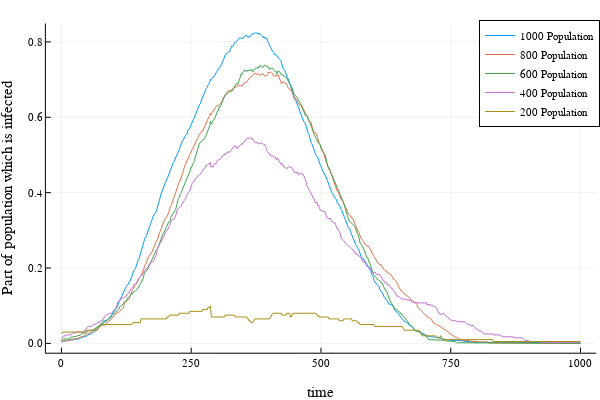

The cell this chart's notebook holds for it:
### Code cell
using JLD2, DataFrames , Plots
@load "gestosc.jld2"
x = density_1000.step
plotly()
Plots.plot(x, density_1000[:, aggname(:status, infected)] / sum(density_1000[1,2:4]),
    ylabel="Part of population which is infected",
    xlabel="time",
    label="1000 Population")
Plots.plot!(x, density_800[:, aggname(:status, infected)] / sum(density_800[1,2:4]),label="800 Population")
Plots.plot!(x, density_600[:, aggname(:status, infected)] / sum(density_600[1,2:4]),label="600 Population")
Plots.plot!(x, density_400[:, aggname(:status, infected)] / sum(density_400[1,2:4]),label="400 Population")
Plots.plot!(x, density_200[:, aggname(:status, infected)] / sum(density_200[1,2:4]),label="200 Population")

### Figure 1 — Plotly figure (JSON) as saved in the notebook; plotly's stock layout.template omitted (floating-point values rounded to 4 significant figures; data arrays with more than 128 entries replaced by an {"elided": "..."} marker saying what was removed)
{"data": [{"colorbar": {"title": ""}, "legendgroup": "1000 Population", "line": {"color": "rgba(0, 154, 250, 1.000)", "dash": "solid", "shape": "linear", "width": 1}, "mode": "lines", "name": "1000 Population", "showlegend": true, "type": "scatter", "x": {"elided": "1001 int values"}, "xaxis": "x", "y": {"elided": "1001 float values"}, "yaxis": "y", "zmax": null, "zmin": null}, {"colorbar": {"title": ""}, "legendgroup": "800 Population", "line": {"color": "rgba(227, 111, 71, 1.000)", "dash": "solid", "shape": "linear", "width": 1}, "mode": "lines", "name": "800 Population", "showlegend": true, "type": "scatter", "x": {"elided": "1001 int values"}, "xaxis": "x", "y": {"elided": "1001 float values"}, "yaxis": "y", "zmax": null, "zmin": null}, {"colorbar": {"title": ""}, "legendgroup": "600 Population", "line": {"color": "rgba(62, 164, 78, 1.000)", "dash": "solid", "shape": "linear", "width": 1}, "mode": "lines", "name": "600 Population", "showlegend": true, "type": "scatter", "x": {"elided": "1001 int values"}, "xaxis": "x", "y": {"elided": "1001 float values"}, "yaxis": "y", "zmax": null, "zmin": null}, {"colorbar": {"title": ""}, "legendgroup": "400 Population", "line": {"color": "rgba(195, 113, 210, 1.000)", "dash": "solid", "shape": "linear", "width": 1}, "mode": "lines", "name": "400 Population", "showlegend": true, "type": "scatter", "x": {"elided": "1001 int values"}, "xaxis": "x", "y": {"elided": "1001 float values"}, "yaxis": "y", "zmax": null, "zmin": null}, {"colorbar": {"title": ""}, "legendgroup": "200 Population", "line": {"color": "rgba(172, 142, 24, 1.000)", "dash": "solid", "shape": "linear", "width": 1}, "mode": "lines", "name": "200 Population", "showlegend": true, "type": "scatter", "x": {"elided": "1001 int values"}, "xaxis": "x", "y": {"elided": "1001 float values"}, "yaxis": "y", "zmax": null, "zmin": null}], "layout": {"annotations": [], "height": 400, "legend": {"bgcolor": "rgba(255, 255, 255, 1.000)", "bordercolor": "rgba(0, 0, 0, 1.000)", "borderwidth": 1, "font": {"color": "rgba(0, 0, 0, 1.000)", "family": "sans-serif", "size": 11}, "title": {"font": {"color": "rgba(0, 0, 0, 1.000)", "family": "sans-serif", "size": 15}, "text": ""}, "tracegroupgap": 0, "traceorder": "normal", "x": 1, "xanchor": "auto", "y": 1, "yanchor": "auto"}, "margin": {"b": 20, "l": 0, "r": 0, "t": 20}, "paper_bgcolor": "rgba(255, 255, 255, 1.000)", "plot_bgcolor": "rgba(255, 255, 255, 1.000)", "showlegend": true, "width": 600, "xaxis": {"anchor": "y", "domain": [0.07647, 0.9934], "gridcolor": "rgba(0, 0, 0, 0.100)", "gridwidth": 0.5, "linecolor": "rgba(0, 0, 0, 1.000)", "mirror": false, "range": [-30, 1030], "showgrid": true, "showline": true, "showticklabels": true, "tickangle": 0, "tickcolor": "rgb(0, 0, 0)", "tickfont": {"color": "rgba(0, 0, 0, 1.000)", "family": "sans-serif", "size": 11}, "tickmode": "array", "ticks": "inside", "ticktext": ["0", "250", "500", "750", "1000"], "tickvals": [0, 250, 500, 750, 1000], "title": "time", "titlefont": {"color": "rgba(0, 0, 0, 1.000)", "family": "sans-serif", "size": 15}, "type": "-", "visible": true, "zeroline": false, "zerolinecolor": "rgba(0, 0, 0, 1.000)"}, "yaxis": {"anchor": "x", "domain": [0.07581, 0.9902], "gridcolor": "rgba(0, 0, 0, 0.100)", "gridwidth": 0.5, "linecolor": "rgba(0, 0, 0, 1.000)", "mirror": false, "range": [-0.02472, 0.8487], "showgrid": true, "showline": true, "showticklabels": true, "tickangle": 0, "tickcolor": "rgb(0, 0, 0)", "tickfont": {"color": "rgba(0, 0, 0, 1.000)", "family": "sans-serif", "size": 11}, "tickmode": "array", "ticks": "inside", "ticktext": ["0.0", "0.2", "0.4", "0.6", "0.8"], "tickvals": [0, 0.2, 0.4, 0.6, 0.8], "title": "Part of population which is infected", "titlefont": {"color": "rgba(0, 0, 0, 1.000)", "family": "sans-serif", "size": 15}, "type": "-", "visible": true, "zeroline": false, "zerolinecolor": "rgba(0, 0, 0, 1.000)"}}}
